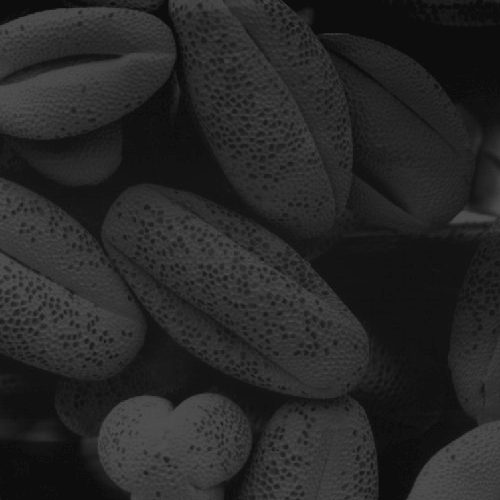
%> input picture x64/Debug/test1.png, 500 x 500 px
$ octave Graphing.m   (GNU Octave 9; MATLAB toolbox functions it lacks are replaced by stand-ins)
%> lines starting %> are read from the running program, lines starting %| are printed output that depends on the picture
% Define file paths
originalImageFile = 'test1.png';
equalizedImageFile = 'test1_output_equalized.png';
originalHistogramFile = 'test1_output_original_histogram.csv';
equalizedHistogramFile = 'test1_output_equalized_histogram.csv';

% Read and display the original image
originalImage = imread(originalImageFile);
%> originalImage is the input picture: size 500x500x3 uint8; min 13, max 83, mean 38.7
figure('Name', 'Original Image');
imshow(originalImage);
title('Original Image');
print('Original_Image', '-dpng'); % Save the figure

% Read the original histogram data from the CSV file
originalHistogramData = csvread(originalHistogramFile);

% Plot the original histogram as a bar graph
figure('Name', 'Histogram of Original Image');
bar(originalHistogramData(:, 1), originalHistogramData(:, 2:4), 'grouped');
title('Histogram of Original Image');
xlabel('Intensity Value');
ylabel('Pixel Count');
legend('Red Channel', 'Green Channel', 'Blue Channel');
ylim([0 max(max(originalHistogramData(:, 2:4)))]); % Set the y-axis to start at 0
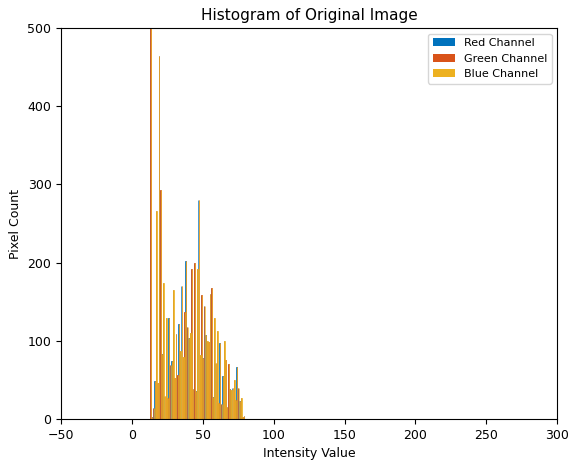
%> figure redrawn from the program's plot data; tallest bar 500 high, from x = 12.67 to 12.85; tallest bar 500 high, from x = 12.91 to 13.09; tallest bar 500 high, from x = 13.15 to 13.33
print('Histogram_Original_Image', '-dpng'); % Save the figure

% Read and display the equalized image
equalizedImage = imread(equalizedImageFile);
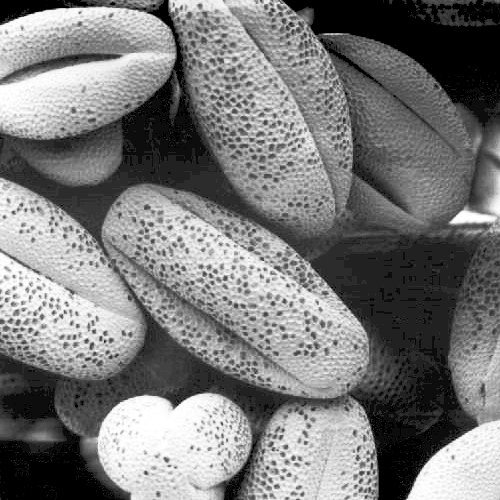
%> input picture x64/Debug/test1_output_equalized.png, 500 x 500 px
%> equalizedImage is the input picture: size 500x500x3 uint8; min 0, max 255, mean 121.5
figure('Name', 'Equalized  Image');
imshow(equalizedImage);
title('Equalized  Image');
print('Equalized_Image', '-dpng'); % Save the figure

% Read the equalized histogram data from the CSV file
equalizedHistogramData = csvread(equalizedHistogramFile);
% Plot the equalized histogram as a bar graph
figure('Name', 'Histogram of Equalized Image');
bar(equalizedHistogramData(:, 1), equalizedHistogramData(:, 2:4), 'grouped');
title('Histogram of Equalized  Image');
xlabel('Intensity Value');
ylabel('Pixel Count');
legend('Red Channel', 'Green Channel', 'Blue Channel');
ylim([0 max(max(equalizedHistogramData(:, 2:4)))]); % Set the y-axis to start at 0
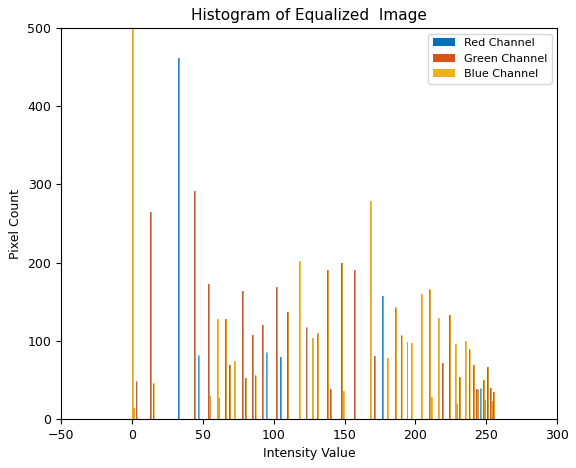
%> figure redrawn from the program's plot data; tallest bar 500 high, from x = -0.333 to -0.147; tallest bar 500 high, from x = -0.0933 to 0.0933; tallest bar 500 high, from x = 0.147 to 0.333
print('Histogram_Equalized_Image', '-dpng'); % Save the figure
